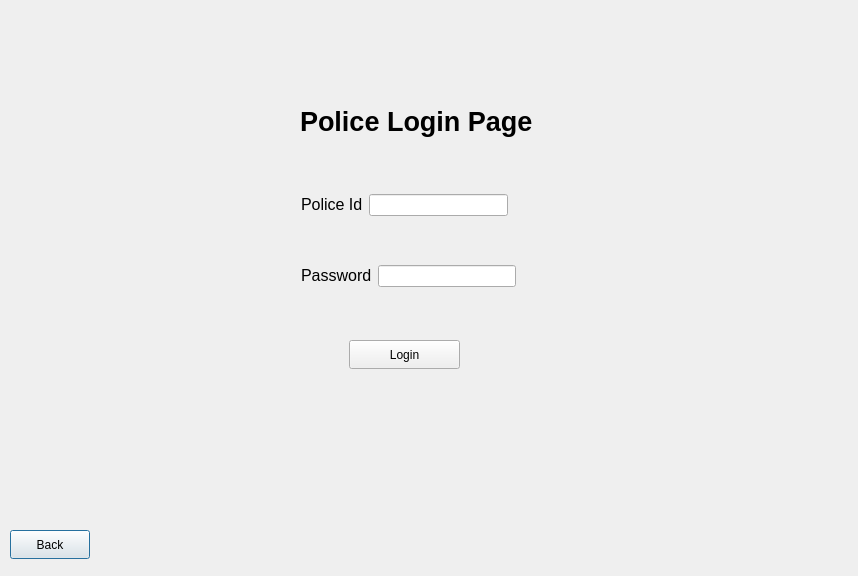
<?xml version="1.0" encoding="UTF-8"?>
<ui version="4.0">
 <class>Police_login_page</class>
 <widget class="QDialog" name="Police_login_page">
  <property name="geometry">
   <rect>
    <x>0</x>
    <y>0</y>
    <width>858</width>
    <height>576</height>
   </rect>
  </property>
  <property name="windowTitle">
   <string>Dialog</string>
  </property>
  <widget class="QPushButton" name="back_button">
   <property name="geometry">
    <rect>
     <x>10</x>
     <y>530</y>
     <width>80</width>
     <height>29</height>
    </rect>
   </property>
   <property name="text">
    <string>Back</string>
   </property>
  </widget>
  <widget class="QPushButton" name="police_login">
   <property name="geometry">
    <rect>
     <x>349</x>
     <y>340</y>
     <width>111</width>
     <height>29</height>
    </rect>
   </property>
   <property name="whatsThis">
    <string>&lt;html&gt;&lt;head/&gt;&lt;body&gt;&lt;p align=&quot;justify&quot;&gt;&lt;span style=&quot; font-weight:700;&quot;&gt;Login&lt;/span&gt;&lt;/p&gt;&lt;/body&gt;&lt;/html&gt;</string>
   </property>
   <property name="text">
    <string>Login</string>
   </property>
  </widget>
  <widget class="QLabel" name="label_3">
   <property name="geometry">
    <rect>
     <x>300</x>
     <y>100</y>
     <width>270</width>
     <height>44</height>
    </rect>
   </property>
   <property name="whatsThis">
    <string>&lt;html&gt;&lt;head/&gt;&lt;body&gt;&lt;p align=&quot;justify&quot;&gt;&lt;br/&gt;&lt;/p&gt;&lt;/body&gt;&lt;/html&gt;</string>
   </property>
   <property name="text">
    <string>&lt;html&gt;&lt;head/&gt;&lt;body&gt;&lt;p&gt;&lt;span style=&quot; font-size:20pt; font-weight:700;&quot;&gt;Police Login Page&lt;/span&gt;&lt;/p&gt;&lt;/body&gt;&lt;/html&gt;</string>
   </property>
  </widget>
  <widget class="QWidget" name="">
   <property name="geometry">
    <rect>
     <x>301</x>
     <y>190</y>
     <width>207</width>
     <height>30</height>
    </rect>
   </property>
   <layout class="QHBoxLayout" name="horizontalLayout">
    <item>
     <widget class="QLabel" name="police_id_label">
      <property name="whatsThis">
       <string>&lt;html&gt;&lt;head/&gt;&lt;body&gt;&lt;p align=&quot;justify&quot;&gt;&lt;br/&gt;&lt;/p&gt;&lt;/body&gt;&lt;/html&gt;</string>
      </property>
      <property name="text">
       <string>&lt;html&gt;&lt;head/&gt;&lt;body&gt;&lt;p&gt;&lt;span style=&quot; font-size:12pt;&quot;&gt;Police Id&lt;/span&gt;&lt;/p&gt;&lt;/body&gt;&lt;/html&gt;</string>
      </property>
     </widget>
    </item>
    <item>
     <widget class="QLineEdit" name="police_id">
      <property name="whatsThis">
       <string>&lt;html&gt;&lt;head/&gt;&lt;body&gt;&lt;p align=&quot;justify&quot;&gt;&lt;br/&gt;&lt;/p&gt;&lt;/body&gt;&lt;/html&gt;</string>
      </property>
     </widget>
    </item>
   </layout>
  </widget>
  <widget class="QWidget" name="">
   <property name="geometry">
    <rect>
     <x>301</x>
     <y>261</y>
     <width>215</width>
     <height>30</height>
    </rect>
   </property>
   <layout class="QHBoxLayout" name="horizontalLayout_2">
    <item>
     <widget class="QLabel" name="police_password_label">
      <property name="whatsThis">
       <string>&lt;html&gt;&lt;head/&gt;&lt;body&gt;&lt;p align=&quot;justify&quot;&gt;&lt;br/&gt;&lt;/p&gt;&lt;/body&gt;&lt;/html&gt;</string>
      </property>
      <property name="text">
       <string>&lt;html&gt;&lt;head/&gt;&lt;body&gt;&lt;p&gt;&lt;span style=&quot; font-size:12pt;&quot;&gt;Password&lt;/span&gt;&lt;/p&gt;&lt;/body&gt;&lt;/html&gt;</string>
      </property>
     </widget>
    </item>
    <item>
     <widget class="QLineEdit" name="police_password">
      <property name="whatsThis">
       <string>&lt;html&gt;&lt;head/&gt;&lt;body&gt;&lt;p align=&quot;justify&quot;&gt;&lt;br/&gt;&lt;/p&gt;&lt;/body&gt;&lt;/html&gt;</string>
      </property>
     </widget>
    </item>
   </layout>
  </widget>
 </widget>
 <resources/>
 <connections/>
</ui>
